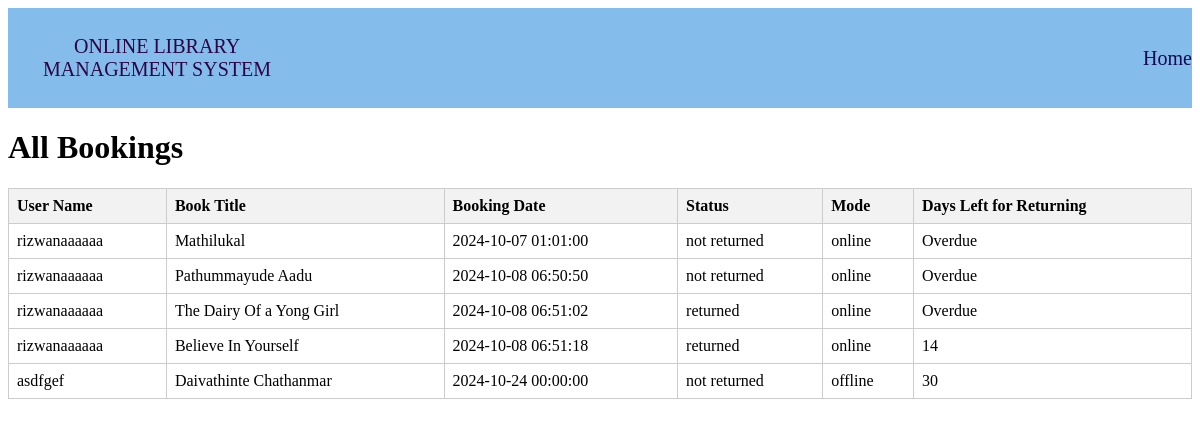
The app's page /managereturn.php with its own data.
### tables this page shows
CREATE TABLE `bookings` (
  `id` int(11) NOT NULL,
  `user_id` int(11) NOT NULL,
  `book_id` int(11) NOT NULL,
  `booking_date` datetime DEFAULT current_timestamp(),
  `duration` varchar(20) NOT NULL,
  `mode` varchar(10) DEFAULT 'online',
  `status` varchar(20) DEFAULT 'not returned'
);

CREATE TABLE `users` (
  `name` varchar(25) NOT NULL,
  `phonenumber` int(12) NOT NULL,
  `email` varchar(40) NOT NULL,
  `username` varchar(25) NOT NULL,
  `password` varchar(20) NOT NULL,
  `usid` int(10) NOT NULL
);

CREATE TABLE `books` (
  `photo` varchar(200) NOT NULL,
  `book_id` int(11) NOT NULL,
  `title` varchar(255) NOT NULL,
  `author` varchar(255) NOT NULL,
  `published_year` int(11) DEFAULT NULL,
  `genre` varchar(100) DEFAULT NULL
);

### managereturn.php (the view, shortened to what this page needs)
<?php
$conn = mysqli_connect("localhost", "root", "", "online_library_management_system");
$sql = "
SELECT u.usid AS user_id, u.username, b.title AS book_title, bk.booking_date, bk.duration ,bk.status,bk.mode
FROM bookings bk
LEFT JOIN books b ON bk.book_id = b.book_id
LEFT JOIN users u ON bk.user_id = u.usid;
";
$result = mysqli_query($conn, $sql);
?>
<!DOCTYPE html>
<html lang="en">
<head>
    <link rel="stylesheet" href="managereturn.css">
</head>
<body>
<nav class="navbar">
        <div class="navbar">
            <a href="./admin.html">ONLINE LIBRARY MANAGEMENT SYSTEM</a>
            <div class="link">
                <a href="admin.html">Home</a>
            </div>
        </div>
    </nav>
<div class="doc">
    <h1>All Bookings</h1>
</div>
<div class="returning-table">
    <?php if (mysqli_num_rows($result) > 0): ?>
        <table>
            <tr>
                <th>User Name</th>
                <th>Book Title</th>
                <th>Booking Date</th>
                <th>Status</th>
                <th>Mode</th>
                <th>Days Left for Returning</th>
            </tr>
            <?php while ($row = mysqli_fetch_assoc($result)): ?>
                <tr>
                    <td><?php echo htmlspecialchars($row['username']); ?></td>
                    <td><?php echo htmlspecialchars($row['book_title']); ?></td>
                    <td><?php echo htmlspecialchars($row['booking_date']); ?></td>
                    <td><?php echo htmlspecialchars($row['status']); ?></td>
                    <td><?php echo htmlspecialchars($row['mode']); ?></td>
                    <td>
                        <?php
                        $bookingDate = new DateTime($row['booking_date']);
                        $duration = $row['duration'];
                        $returnDate = clone $bookingDate;
                        if ($duration === '1_week') {
                            $returnDate->modify('+1 week');
                        } elseif ($duration === '2_weeks') {
                            $returnDate->modify('+2 weeks');
                        } elseif ($duration === '1_month') {
                            $returnDate->modify('+1 month');
                        }
                        $today = new DateTime();
                        $daysLeft = $returnDate->diff($today)->days;
                        if ($today < $returnDate) {
                            echo htmlspecialchars($daysLeft);
                        } else {
                            echo "Overdue";
                        }
                        ?>
                    </td>
                </tr>
            <?php endwhile; ?>
        </table>
    <?php else: ?>
        <p>No bookings found.</p>
    <?php endif; ?>
</div>
</body>
</html>

### managereturn.css (style rules this page uses)
.navbar { width: 100%; height: 100px; background-color:rgb(132, 189, 236); display: flex; justify-content: space-evenly; align-items: center; text-align: center; font-size: 20px; }
.link { width: 100%; height: 100px; display: flex; justify-content: flex-end; align-items: center; text-align: center; }
.link a { text-decoration: none; font-family: bold; color: rgb(20, 8, 86); font-size: 20px; }
a { text-decoration: none; font-family: bold; color: rgb(45, 4, 68); font-size: 50px; }
table { width: 100%; border-collapse: collapse; margin-top: 20px; }
th, td { border: 1px solid #ccc; padding: 8px; text-align: left; }
th { background-color: #f2f2f2; }

### records on screen
bookings: user.username "rizwanaaaaaa", book.title "Mathilukal", booking_date "2024-10-07 01:01:00", status "not returned", mode "online", shows "Overdue"
bookings: user.username "rizwanaaaaaa", book.title "Pathummayude Aadu", booking_date "2024-10-08 06:50:50", status "not returned", mode "online", shows "Overdue"
bookings: user.username "rizwanaaaaaa", book.title "The Dairy Of a Yong Girl", booking_date "2024-10-08 06:51:02", status "returned", mode "online", shows "Overdue"
bookings: user.username "rizwanaaaaaa", book.title "Believe In Yourself", booking_date "2024-10-08 06:51:18", status "returned", mode "online"
bookings: user.username "asdfgef", book.title "Daivathinte Chathanmar", booking_date "2024-10-24 00:00:00", status "not returned", mode "offline"
